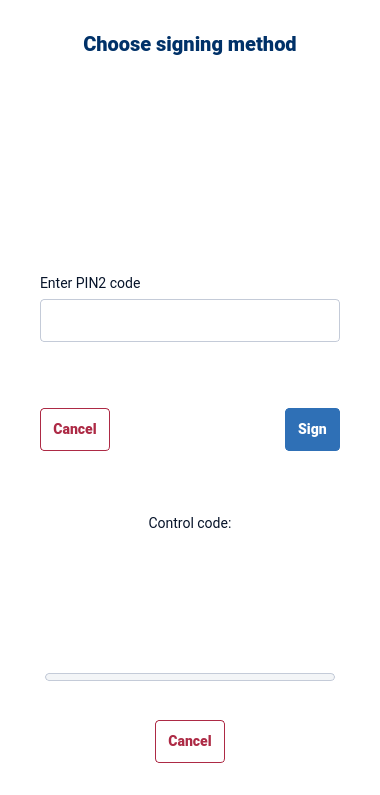
<?xml version="1.0" encoding="UTF-8"?>
<!-- SPDX-FileCopyrightText: Estonian Information System Authority -->
<!-- SPDX-License-Identifier: LGPL-2.1-or-later -->
<ui version="4.0">
 <class>SigningDialog</class>
 <widget class="QDialog" name="SigningDialog">
  <property name="windowModality">
   <enum>Qt::WindowModal</enum>
  </property>
  <property name="geometry">
   <rect>
    <x>0</x>
    <y>0</y>
    <width>380</width>
    <height>756</height>
   </rect>
  </property>
  <property name="windowTitle">
   <string>Sign document</string>
  </property>
  <property name="styleSheet">
   <string notr="true">QWidget {
color: #07142A;
font-family: Roboto, Helvetica;
font-size: 14px;
}
#SigningDialog {
background-color: #FFFFFF;
border-radius: 4px;
}
#signingTitle {
color: #003168;
font-size: 20px;
font-weight: 700;
}
#progressCode {
color: #003168;
font-size: 32px;
font-weight: 700;
}
QProgressBar {
background-color: #F3F5F7;
border: 1px solid #C4CBD8;
border-radius: 4px;
min-height: 6px;
max-height: 6px;
margin: 15px 5px;
}
QProgressBar::chunk {
border-radius: 3px;
background-color: #2F70B6;
}
#infoPin {
margin-top: 16px;
}
#errorCodeMID, #errorPhone, #errorCodeSID, #errorCountry {
color: #AD2A45;
}
QLineEdit, QComboBox {
padding: 10px 14px;
border: 1px solid #C4CBD8;
border-radius: 4px;
background-color: #FFFFFF;
placeholder-text-color: #607496;
font-size: 16px;
}
QLineEdit[label=&quot;error&quot;] {
border-color: #BE7884;
}
QComboBox QWidget#popup {
background-color: transparent;
}
QComboBox QWidget#content {
border: 1px solid #C4CBD8;
border-radius: 4px;
background-color: #FFFFFF;
}
QComboBox QPushButton {
margin: 3px;
padding: 0px 12px 0px 4px;
border: 0px;
color: #07142A;
text-align: left;
font-weight: normal;
font-size: 16px;
qproperty-iconSize: 14px 9px;
qproperty-layoutDirection: RightToLeft;
}
QComboBox QPushButton#selected {
qproperty-icon: url(:/images/arrow_up.svg);
}
QComboBox QPushButton:hover#selected, QComboBox QPushButton:focus#selected {
qproperty-icon: url(:/images/arrow_up_white.svg);
}
QComboBox::drop-down {
background-color: #FFFFFF;
width: 25px;
}
QComboBox::down-arrow {
image: url(:/images/arrow_down.svg);
}
QComboBox::down-arrow:on {
top: 1px;
left: 1px;
}
QCheckBox {
spacing: 8px;
border: none;
}
QCheckBox:disabled {
color: #C4CBD8;
}
QCheckBox::indicator {
width: 16px;
height: 16px;
}
QCheckBox::indicator:unchecked {
image: url(:/images/icon_checkbox.svg);
}
QCheckBox::indicator:unchecked:hover, QCheckBox::indicator:unchecked:focus {
image: url(:/images/icon_checkbox_active.svg);
}
QCheckBox::indicator:unchecked:disabled {
image: url(:/images/icon_checkbox_disabled.svg);
}
QCheckBox::indicator:checked {
image: url(:/images/icon_checkbox_check.svg);
}
QCheckBox::indicator:checked:hover, QCheckBox::indicator:checked:focus {
image: url(:/images/icon_checkbox_check_active.svg);
}
QCheckBox::indicator:checked:disabled {
image: url(:/images/icon_checkbox_check_disabled.svg);
}
QPushButton {
padding: 12px 12px;
border-radius: 4px;
border: 1px solid #AD2A45;
color: #AD2A45;
font-weight: 700;
}
QPushButton:hover, QPushButton:focus {
background-color: #F5EBED;
}
QPushButton:pressed {
background-color: #E1C1C6;
}
QPushButton:default {
color: #ffffff;
border-color: #2F70B6;
background-color: #2F70B6;
}
QPushButton:default:hover, QPushButton:default:focus {
border-color: #2B66A6;
background-color: #2B66A6;
}
QPushButton:default:pressed {
border-color: #215081;
background-color: #215081;
}
QPushButton:default:disabled {
border-color: #82A9D3;
background-color: #82A9D3;
}
QTabBar::tab {
padding: 11px 19px;
color: #003168;
border: none;
font-weight: 700;
background-color: #FFFFFF;
border: 1px solid #003168;
border-width: 1px 0px 1px 1px;
}
QTabBar::tab:first {
border-top-left-radius: 4px;
border-bottom-left-radius: 4px;
}
QTabBar::tab:last {
border-top-right-radius: 4px;
border-bottom-right-radius: 4px;
border-right-width: 1px;
}
QTabBar::tab:selected {
background-color: #003168;
color: #FFFFFF;
}
QTabBar::tab:hover:!selected {
background-color: #EDF1F6;
}</string>
  </property>
  <layout class="QVBoxLayout" name="SigningDialogLayout">
   <property name="spacing">
    <number>0</number>
   </property>
   <property name="sizeConstraint">
    <enum>QLayout::SetFixedSize</enum>
   </property>
   <property name="leftMargin">
    <number>0</number>
   </property>
   <property name="topMargin">
    <number>0</number>
   </property>
   <property name="rightMargin">
    <number>0</number>
   </property>
   <property name="bottomMargin">
    <number>0</number>
   </property>
   <item>
    <widget class="QWidget" name="formPage" native="true">
     <layout class="QVBoxLayout" name="formLayout">
      <property name="spacing">
       <number>40</number>
      </property>
      <property name="leftMargin">
       <number>40</number>
      </property>
      <property name="topMargin">
       <number>32</number>
      </property>
      <property name="rightMargin">
       <number>40</number>
      </property>
      <property name="bottomMargin">
       <number>32</number>
      </property>
      <item>
       <widget class="QLabel" name="signingTitle">
        <property name="minimumSize">
         <size>
          <width>300</width>
          <height>0</height>
         </size>
        </property>
        <property name="text">
         <string>Choose signing method</string>
        </property>
        <property name="alignment">
         <set>Qt::AlignCenter</set>
        </property>
       </widget>
      </item>
      <item>
       <layout class="QVBoxLayout" name="tabLayout">
        <property name="spacing">
         <number>16</number>
        </property>
        <item>
         <widget class="QTabBar" name="tabs" native="true"/>
        </item>
        <item>
         <widget class="ShrinkingStack" name="tabStack">
          <property name="currentIndex">
           <number>0</number>
          </property>
          <widget class="QWidget" name="tabIDCard">
           <layout class="QVBoxLayout" name="tabIDCardLayout">
            <property name="spacing">
             <number>0</number>
            </property>
            <property name="leftMargin">
             <number>0</number>
            </property>
            <property name="topMargin">
             <number>0</number>
            </property>
            <property name="rightMargin">
             <number>0</number>
            </property>
            <property name="bottomMargin">
             <number>0</number>
            </property>
            <item>
             <widget class="QWidget" name="cardListContainer" native="true">
              <layout class="QVBoxLayout" name="cardListLayout">
               <property name="spacing">
                <number>8</number>
               </property>
               <property name="leftMargin">
                <number>0</number>
               </property>
               <property name="topMargin">
                <number>0</number>
               </property>
               <property name="rightMargin">
                <number>0</number>
               </property>
               <property name="bottomMargin">
                <number>0</number>
               </property>
              </layout>
             </widget>
            </item>
            <item>
             <widget class="NoCardInfo" name="noCard" native="true"/>
            </item>
            <item>
             <widget class="QLabel" name="infoPin">
              <property name="focusPolicy">
               <enum>Qt::TabFocus</enum>
              </property>
              <property name="textFormat">
               <enum>Qt::PlainText</enum>
              </property>
              <property name="wordWrap">
               <bool>true</bool>
              </property>
             </widget>
            </item>
            <item>
             <layout class="QVBoxLayout" name="layoutPin">
              <property name="spacing">
               <number>6</number>
              </property>
              <item>
               <widget class="QLabel" name="labelPin">
                <property name="minimumSize">
                 <size>
                  <width>0</width>
                  <height>20</height>
                 </size>
                </property>
                <property name="text">
                 <string notr="true">Enter PIN2 code</string>
                </property>
                <property name="buddy">
                 <cstring>pin</cstring>
                </property>
               </widget>
              </item>
              <item>
               <widget class="PinLineEdit" name="pin"/>
              </item>
              <item>
               <widget class="QLabel" name="errorPin">
                <property name="minimumSize">
                 <size>
                  <width>0</width>
                  <height>20</height>
                 </size>
                </property>
                <property name="focusPolicy">
                 <enum>Qt::TabFocus</enum>
                </property>
               </widget>
              </item>
             </layout>
            </item>
           </layout>
          </widget>
          <widget class="QWidget" name="tabMobile">
           <layout class="QVBoxLayout" name="tabMobileLayout">
            <property name="spacing">
             <number>24</number>
            </property>
            <property name="leftMargin">
             <number>0</number>
            </property>
            <property name="topMargin">
             <number>0</number>
            </property>
            <property name="rightMargin">
             <number>0</number>
            </property>
            <property name="bottomMargin">
             <number>0</number>
            </property>
            <item>
             <layout class="QVBoxLayout" name="layoutPhone">
              <property name="spacing">
               <number>6</number>
              </property>
              <item>
               <widget class="QLabel" name="labelPhone">
                <property name="minimumSize">
                 <size>
                  <width>0</width>
                  <height>20</height>
                 </size>
                </property>
                <property name="text">
                 <string>Country code and phone number</string>
                </property>
                <property name="buddy">
                 <cstring>phoneNo</cstring>
                </property>
               </widget>
              </item>
              <item>
               <widget class="LineEdit" name="phoneNo">
                <property name="placeholderText">
                 <string notr="true">37254321</string>
                </property>
               </widget>
              </item>
              <item>
               <widget class="QLabel" name="errorPhone">
                <property name="minimumSize">
                 <size>
                  <width>0</width>
                  <height>20</height>
                 </size>
                </property>
                <property name="focusPolicy">
                 <enum>Qt::TabFocus</enum>
                </property>
               </widget>
              </item>
             </layout>
            </item>
            <item>
             <layout class="QVBoxLayout" name="layoutCodeMID">
              <property name="spacing">
               <number>6</number>
              </property>
              <item>
               <widget class="QLabel" name="labelCodeMID">
                <property name="minimumSize">
                 <size>
                  <width>0</width>
                  <height>20</height>
                 </size>
                </property>
                <property name="text">
                 <string>Personal code</string>
                </property>
                <property name="buddy">
                 <cstring>idCodeMID</cstring>
                </property>
               </widget>
              </item>
              <item>
               <widget class="LineEdit" name="idCodeMID">
                <property name="placeholderText">
                 <string notr="true">47101010033</string>
                </property>
               </widget>
              </item>
              <item>
               <widget class="QLabel" name="errorCodeMID">
                <property name="minimumSize">
                 <size>
                  <width>0</width>
                  <height>20</height>
                 </size>
                </property>
                <property name="focusPolicy">
                 <enum>Qt::TabFocus</enum>
                </property>
               </widget>
              </item>
             </layout>
            </item>
            <item>
             <widget class="QCheckBox" name="cbRememberMID">
              <property name="minimumSize">
               <size>
                <width>0</width>
                <height>17</height>
               </size>
              </property>
              <property name="text">
               <string>Remember me</string>
              </property>
             </widget>
            </item>
           </layout>
          </widget>
          <widget class="QWidget" name="tabSmartID">
           <layout class="QVBoxLayout" name="tabSmartIDLayout">
            <property name="spacing">
             <number>24</number>
            </property>
            <property name="leftMargin">
             <number>0</number>
            </property>
            <property name="topMargin">
             <number>0</number>
            </property>
            <property name="rightMargin">
             <number>0</number>
            </property>
            <property name="bottomMargin">
             <number>0</number>
            </property>
            <item>
             <layout class="QVBoxLayout" name="layoutCountry">
              <property name="spacing">
               <number>6</number>
              </property>
              <item>
               <widget class="QLabel" name="labelCountry">
                <property name="minimumSize">
                 <size>
                  <width>0</width>
                  <height>20</height>
                 </size>
                </property>
                <property name="text">
                 <string>Country</string>
                </property>
                <property name="buddy">
                 <cstring>idCountry</cstring>
                </property>
               </widget>
              </item>
              <item>
               <widget class="ComboBox" name="idCountry">
                <item>
                 <property name="text">
                  <string>Estonia</string>
                 </property>
                </item>
                <item>
                 <property name="text">
                  <string>Lithuania</string>
                 </property>
                </item>
                <item>
                 <property name="text">
                  <string>Latvia</string>
                 </property>
                </item>
               </widget>
              </item>
             </layout>
            </item>
            <item>
             <layout class="QVBoxLayout" name="layoutCodeSID">
              <property name="spacing">
               <number>6</number>
              </property>
              <item>
               <widget class="QLabel" name="labelCodeSID">
                <property name="minimumSize">
                 <size>
                  <width>0</width>
                  <height>20</height>
                 </size>
                </property>
                <property name="text">
                 <string>Personal code</string>
                </property>
                <property name="buddy">
                 <cstring>idCodeSID</cstring>
                </property>
               </widget>
              </item>
              <item>
               <widget class="LineEdit" name="idCodeSID">
                <property name="placeholderText">
                 <string notr="true">47101010033</string>
                </property>
               </widget>
              </item>
              <item>
               <widget class="QLabel" name="errorCodeSID">
                <property name="minimumSize">
                 <size>
                  <width>0</width>
                  <height>20</height>
                 </size>
                </property>
                <property name="focusPolicy">
                 <enum>Qt::TabFocus</enum>
                </property>
               </widget>
              </item>
             </layout>
            </item>
            <item>
             <widget class="QCheckBox" name="cbRememberSID">
              <property name="minimumSize">
               <size>
                <width>0</width>
                <height>17</height>
               </size>
              </property>
              <property name="text">
               <string>Remember me</string>
              </property>
             </widget>
            </item>
           </layout>
          </widget>
         </widget>
        </item>
       </layout>
      </item>
      <item>
       <layout class="QHBoxLayout" name="buttonLayout">
        <property name="spacing">
         <number>0</number>
        </property>
        <item>
         <widget class="QPushButton" name="cancel">
          <property name="cursor">
           <cursorShape>PointingHandCursor</cursorShape>
          </property>
          <property name="text">
           <string>Cancel</string>
          </property>
          <property name="autoDefault">
           <bool>false</bool>
          </property>
         </widget>
        </item>
        <item>
         <spacer name="buttonSpacer">
          <property name="orientation">
           <enum>Qt::Horizontal</enum>
          </property>
          <property name="sizeHint" stdset="0">
           <size>
            <width>40</width>
            <height>20</height>
           </size>
          </property>
         </spacer>
        </item>
        <item>
         <widget class="QPushButton" name="sign">
          <property name="cursor">
           <cursorShape>PointingHandCursor</cursorShape>
          </property>
          <property name="text">
           <string>Sign</string>
          </property>
          <property name="default">
           <bool>true</bool>
          </property>
         </widget>
        </item>
       </layout>
      </item>
     </layout>
    </widget>
   </item>
   <item>
    <widget class="QWidget" name="progressPage" native="true">
     <layout class="QVBoxLayout" name="progressLayout">
      <property name="spacing">
       <number>24</number>
      </property>
      <property name="leftMargin">
       <number>40</number>
      </property>
      <property name="topMargin">
       <number>32</number>
      </property>
      <property name="rightMargin">
       <number>40</number>
      </property>
      <property name="bottomMargin">
       <number>32</number>
      </property>
      <item>
       <widget class="QLabel" name="progressLabel">
        <property name="minimumSize">
         <size>
          <width>300</width>
          <height>0</height>
         </size>
        </property>
        <property name="text">
         <string>Control code:</string>
        </property>
        <property name="alignment">
         <set>Qt::AlignCenter</set>
        </property>
       </widget>
      </item>
      <item>
       <widget class="QLabel" name="progressCode">
        <property name="focusPolicy">
         <enum>Qt::TabFocus</enum>
        </property>
        <property name="alignment">
         <set>Qt::AlignCenter</set>
        </property>
       </widget>
      </item>
      <item>
       <widget class="QLabel" name="progressInfo">
        <property name="alignment">
         <set>Qt::AlignCenter</set>
        </property>
        <property name="wordWrap">
         <bool>true</bool>
        </property>
        <property name="openExternalLinks">
         <bool>true</bool>
        </property>
       </widget>
      </item>
      <item>
       <widget class="QProgressBar" name="progressBar">
        <property name="minimumSize">
         <size>
          <width>0</width>
          <height>40</height>
         </size>
        </property>
        <property name="maximum">
         <number>75</number>
        </property>
        <property name="value">
         <number>0</number>
        </property>
        <property name="textVisible">
         <bool>false</bool>
        </property>
       </widget>
      </item>
      <item alignment="Qt::AlignHCenter">
       <widget class="QPushButton" name="progressCancel">
        <property name="cursor">
         <cursorShape>PointingHandCursor</cursorShape>
        </property>
        <property name="text">
         <string>Cancel</string>
        </property>
        <property name="autoDefault">
         <bool>false</bool>
        </property>
       </widget>
      </item>
     </layout>
    </widget>
   </item>
  </layout>
 </widget>
 <customwidgets>
  <customwidget>
   <class>ShrinkingStack</class>
   <extends>QStackedWidget</extends>
   <header>widgets/ShrinkingStack.h</header>
   <container>1</container>
  </customwidget>
  <customwidget>
   <class>ComboBox</class>
   <extends>QComboBox</extends>
   <header>widgets/ComboBox.h</header>
  </customwidget>
  <customwidget>
   <class>LineEdit</class>
   <extends>QLineEdit</extends>
   <header>widgets/LineEdit.h</header>
  </customwidget>
  <customwidget>
   <class>PinLineEdit</class>
   <extends>LineEdit</extends>
   <header>widgets/PinLineEdit.h</header>
  </customwidget>
  <customwidget>
   <class>NoCardInfo</class>
   <extends>QWidget</extends>
   <header>widgets/NoCardInfo.h</header>
   <container>1</container>
  </customwidget>
  <customwidget>
   <class>QTabBar</class>
   <extends>QWidget</extends>
   <header>qtabbar.h</header>
  </customwidget>
 </customwidgets>
 <resources/>
 <connections/>
</ui>
